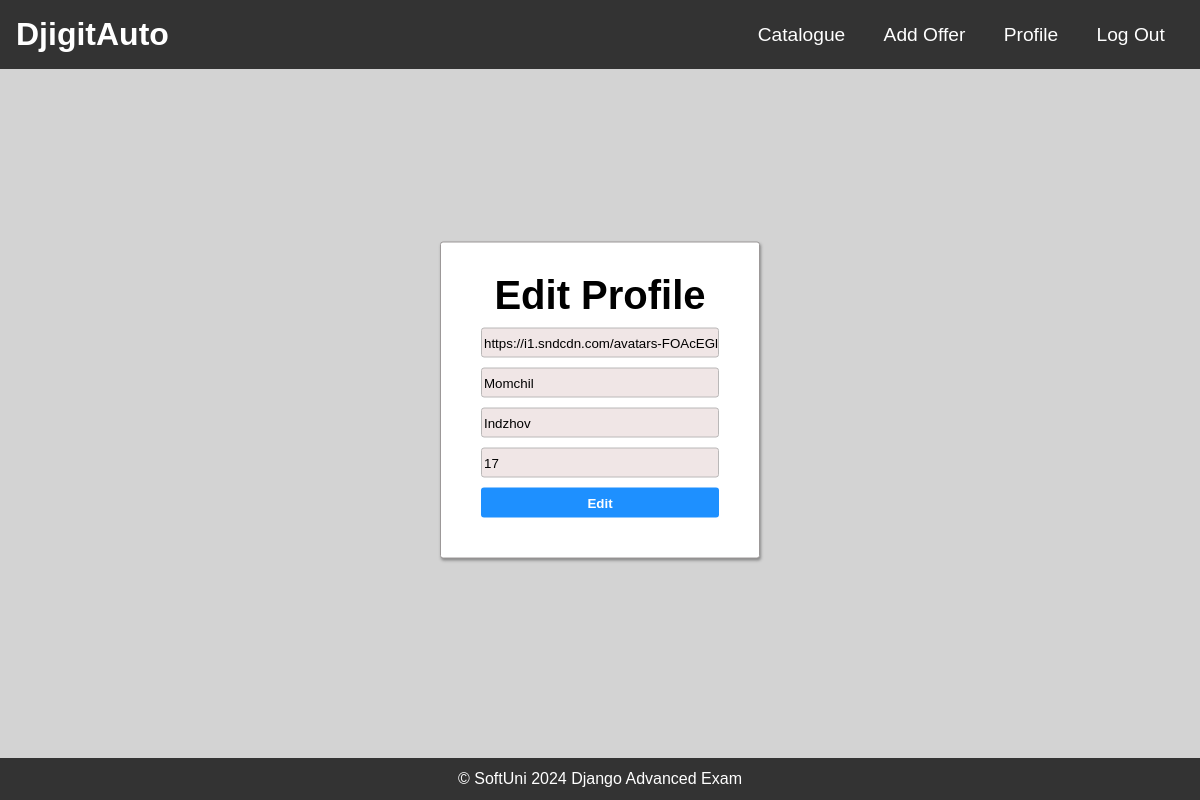
The page /accounts/edit/17/ (signed in) on the database as committed earlier.
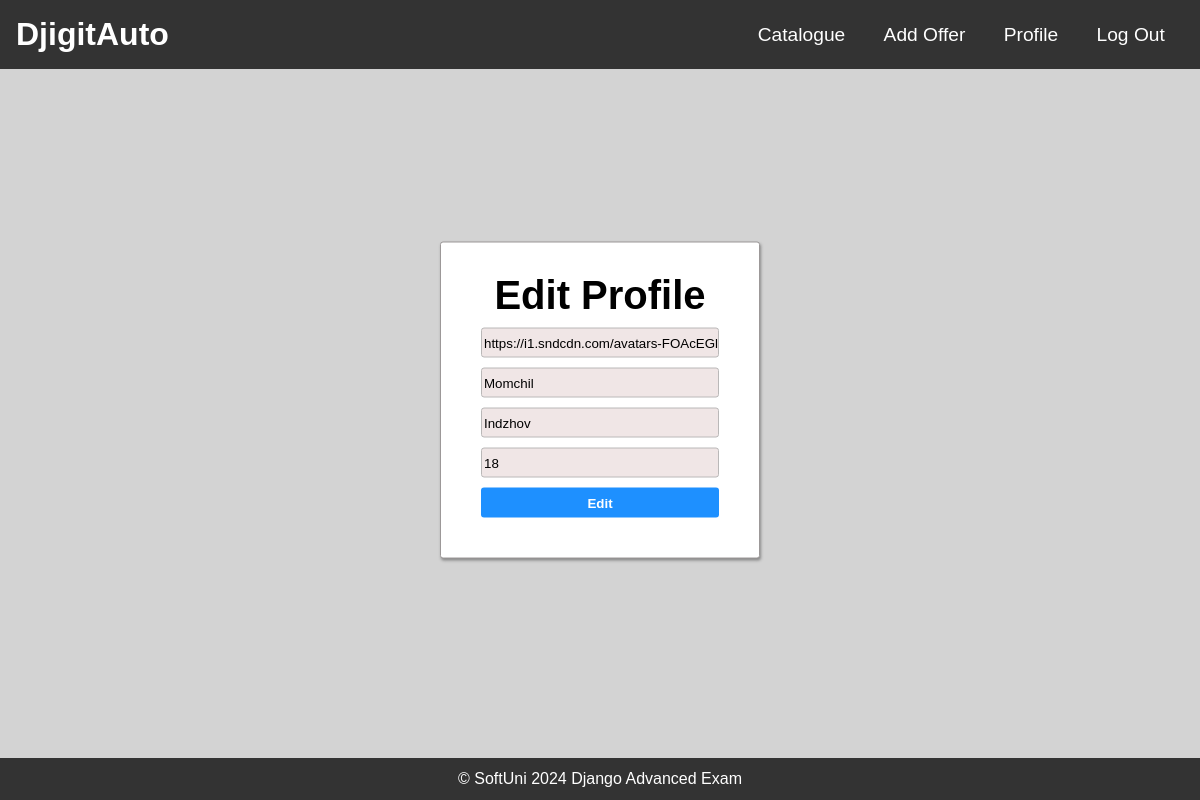
The same page on the database as committed later.
### DjigitAuto/accounts/models.py (models this page shows)
class Profile(models.Model):
    MAX_FIRST_NAME_LENGTH = 30
    MAX_LAST_NAME_LENGTH = 30
    first_name = models.CharField(
        max_length=MAX_FIRST_NAME_LENGTH,
        blank=True,
        null=True,
    )
    last_name = models.CharField(
        max_length=MAX_LAST_NAME_LENGTH,
        blank=True,
        null=True,
    )
    age = models.IntegerField(
        blank=True,
        null=True,
    )
    profile_picture = models.URLField(
        blank=True,
        null=True,
    )
    user = models.OneToOneField(
        DjigitAutoUser,
        primary_key=True,
        on_delete=models.CASCADE,
    )

### DjigitAuto/accounts/views.py (the view, shortened to what this page needs)
# urls.py: path('edit/<int:pk>/', ProfileUpdateView.as_view(), name='edit profile'),
class ProfileUpdateView(views.UpdateView):
    queryset = Profile.objects.all()
    template_name = 'accounts/edit-profile.html'
    fields = ("profile_picture", "first_name", "last_name", "age")
    def get_context_data(self, **kwargs):
        context = super().get_context_data(**kwargs)
        profile = self.get_object()
        car_offers = CarOffer.objects.filter(user=profile.user)
        context['car_offers'] = car_offers
        return context

### DjigitAuto/accounts/templatetags/placeholder.py (called while the page is built)
@register.filter
def placeholder(field, token):
    field.field.widget.attrs['placeholder'] = token
    return field

### templates/accounts/edit-profile.html (shortened to what this page needs)
{% extends "common/base.html" %}
{% load placeholder %}
{% load static %}
{% block main_content %}
    <!DOCTYPE html>
    <html lang="en">
    <head>
        <link rel="stylesheet" href="{% static 'css/accounts/edit-profile.css' %}">
    </head>
    <body>
    <main>
        <div class="edit-delete">
            <h2>Edit Profile</h2>
            <form action="{% url 'edit profile' pk=object.pk %}" method="post">
                <p>
                    {{ form.profile_picture|placeholder:'Profile picture URL' }}
                </p>
                <p>
                    {{ form.first_name|placeholder:'First name' }}
                </p>
                <p>
                    {{ form.last_name|placeholder:'Last name' }}
                </p>
                <p>
                    {{ form.age|placeholder:'Age' }}
                </p>
                <button class="edit-btn" type="submit">Edit</button>
            </form>
        </div>
    </main>
    </body>
    </html>
{% endblock %}

### templates/common/base.html (shortened to what this page needs)
{% load static %}
<!DOCTYPE html>
<html lang="en">
<head>
    <link rel="stylesheet" href="{% static 'css/base.css' %}"/>
</head>
<body>
<div id="box">
    <header>
        <h1>
            <a class="index-navigation" href="{% url 'index' %}"><span>DjigitAuto</span></a>
        </h1>
        <nav>
            {% if user.is_authenticated %}
                <a href="#">Catalogue</a>
                <a href="{% url 'create offer' %}">Add Offer</a>
                <a href="{% url 'profile details' pk=request.user.pk %}">Profile</a>
                <a href="{% url 'signout' %}">Log Out</a>
            {% else %}
                <a href="{% url 'signup' %}">Create Account</a>
                <a href="{% url 'signin' %}">Log in</a>
            {% endif %}
        </nav>
    </header>
    <footer>&copy; SoftUni 2024 Django Advanced Exam</footer>
    {% block main_content %}
    {% endblock %}
</div>
</body>
</html>

### static/css/base.css (style rules this page uses)
* { margin: 0; padding: 0; box-sizing: border-box; }
body { font-family: Arial, sans-serif; background-color: lightgray; }
header { background-color: #333; color: #fff; padding: 1em; display: flex; justify-content: space-between; align-items: center; }
header h1 { margin: 0; }
header h1 a { text-decoration: none; color: #fff; }
header nav { display: flex; font-size: 1.2em; }
header nav a { color: #fff; text-decoration: none; margin: 0 1em; }
#box { width: 100%; margin: 0 auto; }
footer { padding: 0.75em; width: 100%; position: fixed; left: 0; bottom: 0; text-align: center; background-color: #333333; color:#fff; }

### static/css/accounts/edit-profile.css (style rules this page uses)
.edit-delete { margin-top: 0; position: absolute; top: 50%; left: 50%; transform: translate(-50%, -50%); display: block; width: 20em; background-color: rgb(255, 255, 255); border: 1px solid rgb(156, 152, 152); padding: 40px; margin-bottom: 15px; border-radius: 3px; box-shadow: 1px 2px 3px #888888; }
.edit-delete h2 { font-size: 40px; text-align: center; margin-top: -10px; }
.edit-delete input { background-color: rgb(240, 230, 230); border: 0.1px solid rgb(186, 184, 184); border-radius: 3px; height: 30px; width: 100%; padding-left: 2px; margin-top: 10px; }
.edit-delete button { background-color: dodgerblue; color: white; font-weight: bold; border: none; width: 100%; border-radius: 3px; margin-top: 10px; height: 30px; }

Rows that differ between the two databases and show on the page:
changed Profile "https://i1.sndcdn.com/avatars-FOAcEGlij0GetuTn-dxZpWA-t500x500.jpg": age "17" → "18"
